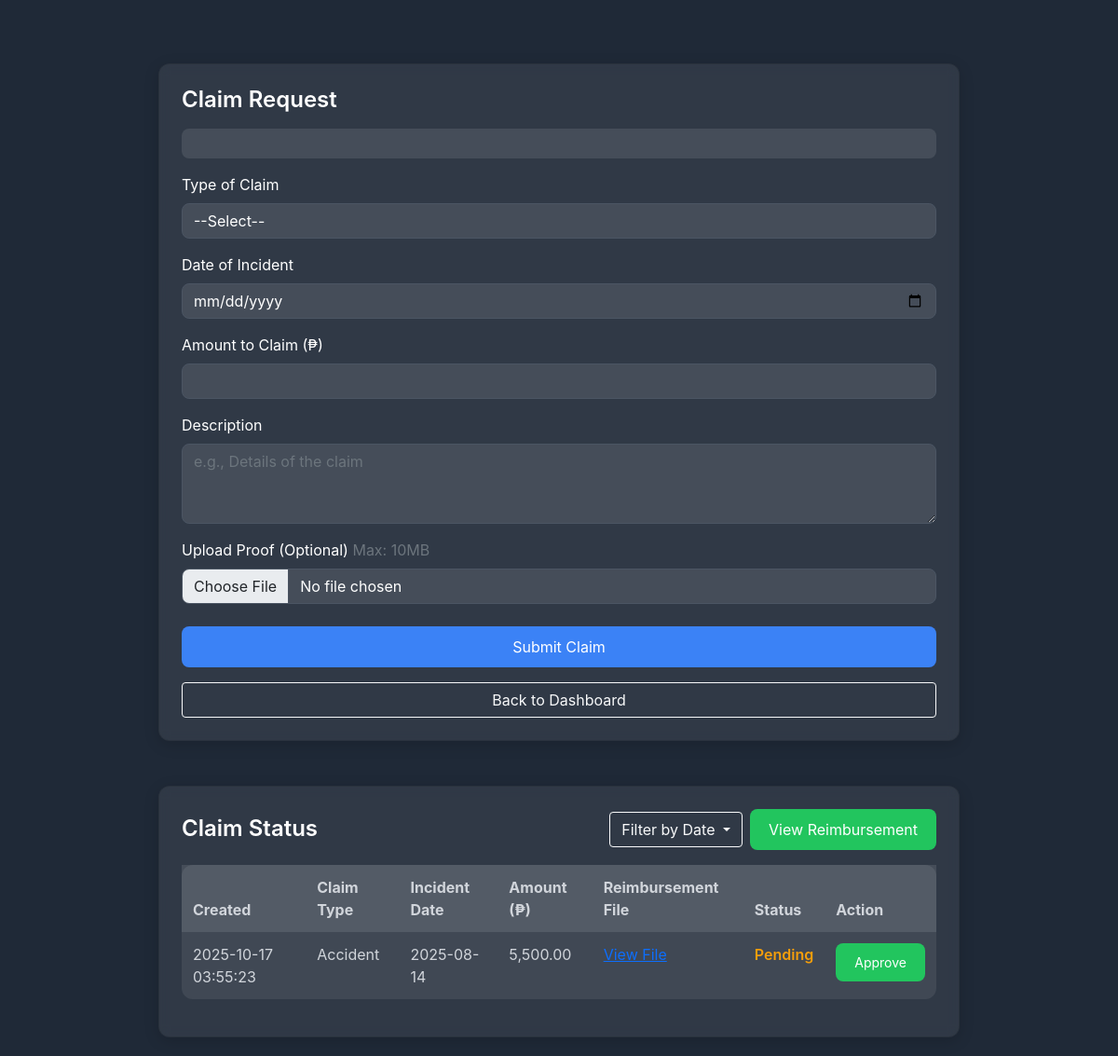
Screenshot of /employee/claim.php (signed in) with the database file from the repository.
### tables this page shows
CREATE TABLE `claims` (
  `id` int(11) NOT NULL,
  `driver_id` int(11) NOT NULL,
  `claim_type` varchar(50) NOT NULL,
  `incident_date` date NOT NULL,
  `amount` decimal(10,2) NOT NULL,
  `description` text NOT NULL,
  `proof_file` varchar(255) DEFAULT NULL,
  `status` enum('Pending','Approved','Rejected') DEFAULT 'Pending',
  `created_at` timestamp NOT NULL DEFAULT current_timestamp()
);

### employee/claim.php (the view, shortened to what this page needs)
<?php
include '../database/connection.php';
include '../includes/loader.php';
try {
    $driver_id = $_SESSION['id'];
    $filter = isset($_GET['filter']) ? $_GET['filter'] : 'all';
    $sql = "SELECT * FROM claims WHERE driver_id = ? AND status IN ('Pending', 'Rejected')";
    $sql .= " ORDER BY created_at DESC";
    $stmt = $conn->prepare($sql);
    $stmt->bind_param('i', $driver_id);
    $stmt->execute();
    $requests = $stmt->get_result();
} catch (Exception $e) {
    $message = "<p class='text-danger'>An unexpected error occurred: " . $e->getMessage() . "</p>";
} finally {
    $conn->close();
}
?>
<!DOCTYPE html>
<html lang="en">
<head>
    <link rel="stylesheet" href="../assets/bootstrap/css/bootstrap.min.css">
</head>
<body>
    <div class="container mt-5">
        <div class="card">
            <h2 class="card-title">Claim Request</h2>
            <div class="alert">
            </div>
            <form action="<?php echo htmlspecialchars($_SERVER['PHP_SELF']); ?>" method="POST" class="needs-validation" enctype="multipart/form-data" novalidate>
                <div class="mb-3">
                    <label for="claim_type" class="form-label">Type of Claim</label>
                    <select class="form-select" id="claim_type" name="claim_type" required>
                        <option value="">--Select--</option>
                    </select>
                </div>
                <div class="mb-3">
                    <label for="incident_date" class="form-label">Date of Incident</label>
                    <input type="date" class="form-control" id="incident_date" name="incident_date" required max="<?= date('Y-m-d') ?>">
                </div>
                <div class="mb-3">
                    <label for="amount" class="form-label">Amount to Claim (₱)</label>
                    <input type="number" class="form-control" id="amount" name="amount" step="0.01" min="0" required>
                </div>
                <div class="mb-3">
                    <label for="description" class="form-label">Description</label>
                    <textarea class="form-control" id="description" name="description" rows="3" placeholder="e.g., Details of the claim" required></textarea>
                </div>
                <div class="mb-3">
                    <label for="proof" class="form-label">Upload Proof (Optional) <span class="text-muted fs-6">Max: 10MB</span></label>
                    <input type="file" class="form-control" id="proof" name="proof" accept=".jpg,.png,.jpeg,.pdf">
                </div>
                <div class="d-flex flex-column gap-2 mt-4">
                    <div class="col-12 col-md-12 mb-2 mb-md-0">
                        <button type="submit" class="btn btn-primary w-100">Submit Claim</button>
                    </div>
                    <div class="col-12 col-md-12 mt-2">
                        <a href="../employee/home.php" class="btn btn-outline-light w-100">Back to Dashboard</a>
                    </div>
                </div>
            </form>
        </div>
        <div class="card mt-5">
            <div class="d-flex justify-content-between align-items-center mb-3">
                <h4 class="card-title mb-0">Claim Status</h4>
                <div class="d-flex align-items-center">
                    <form method="get" class="me-2">
                        <div class="dropdown">
                            <button class="btn btn-outline-light dropdown-toggle" type="button" id="filterDropdown" data-bs-toggle="dropdown" aria-expanded="false">
                                <?php echo ($filter == 'all') ? 'Filter by Date' : ucfirst($filter); ?>
                            </button>
                        </div>
                    </form>
                    <a href="./reimbursements.php" class="btn btn-success">View Reimbursement</a>
                </div>
            </div>
            <?php if ($requests->num_rows > 0): ?>
                <div class="table-responsive">
                    <table class="table">
                        <thead>
                            <tr>
                                <th>Created</th>
                                <th>Claim Type</th>
                                <th>Incident Date</th>
                                <th>Amount (₱)</th>
                                <th>Reimbursement File</th>
                                <th>Status</th>
                                <th>Action</th>
                            </tr>
                        </thead>
                        <tbody>
                            <?php while ($row = $requests->fetch_assoc()): ?>
                                <tr>
                                    <td><?php echo htmlspecialchars($row['created_at']); ?></td>
                                    <td><?php echo htmlspecialchars($row['claim_type']); ?></td>
                                    <td><?php echo htmlspecialchars($row['incident_date']); ?></td>
                                    <td><?php echo number_format($row['amount'], 2); ?></td>
                                    <td>
                                        <?php if (!empty($row['proof_file'])): ?>
                                            <a href="<?php echo htmlspecialchars($row['proof_file']); ?>" target="_blank">View File</a>
                                        <?php else: ?>
                                            No file
                                        <?php endif; ?>
                                    </td>
                                    <td class="status-<?php echo strtolower($row['status']); ?>">
                                        <?php echo htmlspecialchars(ucfirst($row['status'])); ?>
                                    </td>
                                    <td>
                                        <form action="../includes/update_claim_status.php" method="POST" style="display:inline;">
                                            <button type="submit" class="btn btn-sm btn-success">Approve</button>
                                        </form>
                                    </td>
                                </tr>
                            <?php endwhile; ?>
                        </tbody>
                    </table>
                </div>
            <?php else: ?>
                <div class="alert alert-info">You have no pending or rejected claim requests.</div>
            <?php endif; ?>
        </div>
    </div>
</body>
</html>

### includes/loader.php (style rules this page uses)
body { animation-name: example; animation-duration: 3s; }

### employee/claim.php (style rules this page uses)
body { margin: 0; background: #1f2937; color: #ffffff; font-family: 'Inter', -apple-system, BlinkMacSystemFont, sans-serif; }
.container { max-width: 900px; padding: 20px; }
.card { background: rgba(255, 255, 255, 0.08); border-radius: 12px; padding: 24px; box-shadow: 0 4px 16px rgba(0, 0, 0, 0.15); backdrop-filter: blur(6px); }
.card-title { font-size: 1.5rem; font-weight: 600; margin-bottom: 16px; }
.form-control, .form-select { background: rgba(255, 255, 255, 0.1); border: 1px solid #4b5563; color: #ffffff; border-radius: 8px; }
.btn-primary { background: #3b82f6; border: none; border-radius: 8px; padding: 10px 20px; transition: all 0.3s ease; }
.btn-success { background: #22c55e; border: none; border-radius: 8px; padding: 10px 20px; transition: all 0.3s ease; }
.status-pending { color: #f59e0b; font-weight: 600; }
.table { background: rgba(255, 255, 255, 0.08); border-radius: 12px; color: #d1d5db; }
.table thead { background: rgba(255, 255, 255, 0.1); }
.table th, .table td { border: none; padding: 12px; }
.alert { background: rgba(255, 255, 255, 0.1); color: #d1d5db; border: none; border-radius: 8px; }
option { color: black; }

### rows the page displays
claims: created_at "2025-10-17 03:55:23", claim_type "Accident", incident_date "2025-08-14", amount "5,500.00", status "Pending"
